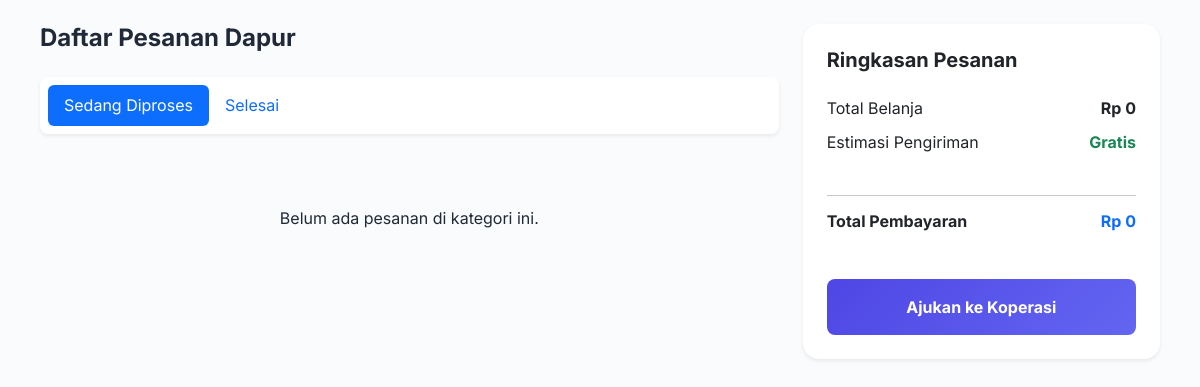
Before: /keranjang_pesanan.php (signed in) with the older database file.
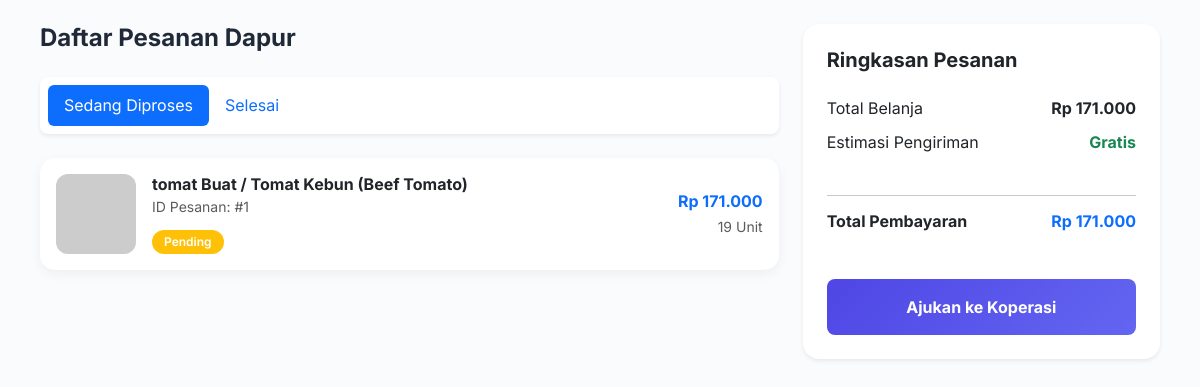
After: the same page with the newer database file.
### tables this page shows
CREATE TABLE `pesanan` (
  `id_pesanan` int(11) NOT NULL,
  `id_produk` int(11) DEFAULT NULL,
  `id_dapur` int(11) DEFAULT NULL,
  `jumlah_beli` int(11) NOT NULL,
  `total_harga` decimal(12,2) NOT NULL,
  `status_logistik` enum('Pending','Verified','Diterima Gudang','Selesai') DEFAULT 'Pending',
  `status_pembayaran` enum('Belum Lunas','Lunas') DEFAULT 'Belum Lunas',
  `catatan_qc` text DEFAULT NULL,
  `created_at` timestamp NOT NULL DEFAULT current_timestamp()
);

CREATE TABLE `katalog_bahan` (
  `id_bahan` int(11) NOT NULL,
  `id_user_petani` int(11) NOT NULL,
  `nama_bahan` varchar(100) NOT NULL,
  `deskripsi` text DEFAULT NULL,
  `harga` decimal(12,2) NOT NULL,
  `stok` int(11) NOT NULL,
  `satuan` varchar(20) NOT NULL,
  `gambar` varchar(255) DEFAULT NULL,
  `created_at` timestamp NOT NULL DEFAULT current_timestamp()
);

### keranjang_pesanan.php (the view, shortened to what this page needs)
<?php
require_once 'config/koneksi.php';
$id_dapur = $_SESSION['user_id'];
$tab = $_GET['tab'] ?? 'proses';
$query = "SELECT p.*, k.nama_bahan FROM pesanan p JOIN katalog_bahan k ON p.id_produk = k.id_bahan WHERE p.id_dapur = ?";
$query .= ($tab === 'selesai') ? " AND p.status_logistik = 'Selesai'" : " AND p.status_logistik != 'Selesai'";
$query .= " ORDER BY p.id_pesanan DESC";
$stmt = $db->prepare($query); $stmt->execute([$id_dapur]); $daftar_pesanan = $stmt->fetchAll();
?>
<!DOCTYPE html>
<html lang="id">
<head>
    <link href="https://cdn.jsdelivr.net/npm/bootstrap@5.3.0/dist/css/bootstrap.min.css" rel="stylesheet">
    <link rel="stylesheet" href="assets/css/style.css">
</head>
<body class="bg-light">
<div class="dashboard-container">
    <main class="main-content container-fluid py-4">
        <div class="row">
            <div class="col-lg-8">
                <h4 class="mb-4 fw-bold">Daftar Pesanan Dapur</h4>
                <ul class="nav nav-pills mb-4 bg-white p-2 rounded-3 shadow-sm">
                    <li class="nav-item">
                        <a class="nav-link <?= $tab == 'proses' ? 'active' : '' ?>" href="?tab=proses">Sedang Diproses</a>
                    </li>
                    <li class="nav-item">
                        <a class="nav-link <?= $tab == 'selesai' ? 'active' : '' ?>" href="?tab=selesai">Selesai</a>
                    </li>
                </ul>
                <?php if(count($daftar_pesanan) > 0): ?>
                    <?php $grand_total = 0; foreach($daftar_pesanan as $pesan): $grand_total += $pesan['total_harga']; ?>
                    <div class="card product-card p-3">
                        <div class="d-flex align-items-center">
                            <img src="https://via.placeholder.com/80" class="product-img me-3" alt="Produk">
                            <div class="flex-grow-1">
                                <h6 class="mb-0 fw-bold"><?= htmlspecialchars($pesan['nama_bahan']) ?></h6>
                                <small class="text-muted">ID Pesanan: #<?= $pesan['id_pesanan'] ?></small>
                                <div class="mt-2">
                                    <span class="badge badge-pill <?= $pesan['status_logistik'] == 'Pending' ? 'bg-warning' : ($pesan['status_logistik'] == 'Verified' ? 'bg-info' : 'bg-success') ?>">
                                        <?= $pesan['status_logistik'] ?>
                                    </span>
                                </div>
                            </div>
                            <div class="text-end">
                                <div class="fw-bold text-primary">Rp <?= number_format($pesan['total_harga'], 0, ',', '.') ?></div>
                                <small class="text-muted"><?= $pesan['jumlah_beli'] ?> Unit</small>
                            </div>
                        </div>
                    </div>
                    <?php endforeach; ?>
                <?php else: ?>
                    <div class="text-center py-5">Belum ada pesanan di kategori ini.</div>
                <?php endif; ?>
            </div>
            <div class="col-lg-4">
                <div class="card border-0 shadow-sm rounded-4 p-4 sticky-sidebar">
                    <h5 class="fw-bold mb-4">Ringkasan Pesanan</h5>
                    <div class="d-flex justify-content-between mb-2">
                        <span>Total Belanja</span>
                        <span class="fw-bold">Rp <?= number_format($grand_total ?? 0, 0, ',', '.') ?></span>
                    </div>
                    <div class="d-flex justify-content-between mb-4">
                        <span>Estimasi Pengiriman</span>
                        <span class="text-success fw-bold">Gratis</span>
                    </div>
                    <hr>
                    <div class="d-flex justify-content-between mb-4">
                        <span class="h6 fw-bold">Total Pembayaran</span>
                        <span class="h6 fw-bold text-primary">Rp <?= number_format($grand_total ?? 0, 0, ',', '.') ?></span>
                    </div>
                    <button class="btn btn-primary w-100 py-3 rounded-3 fw-bold">Ajukan ke Koperasi</button>
                </div>
            </div>
        </div>
    </main>
</div>
</body>
</html>

Changed rows visible on the page:
added pesanan: katalog_bahan.nama_bahan "tomat Buat / Tomat Kebun (Beef Tomato)", id_pesanan "1", status_logistik "Pending", total_harga "171.000", jumlah_beli "19"
Other visible differences:
$grand_total: "0" → "171.000"
text no longer shown: "Belum ada pesanan di kategori ini."
